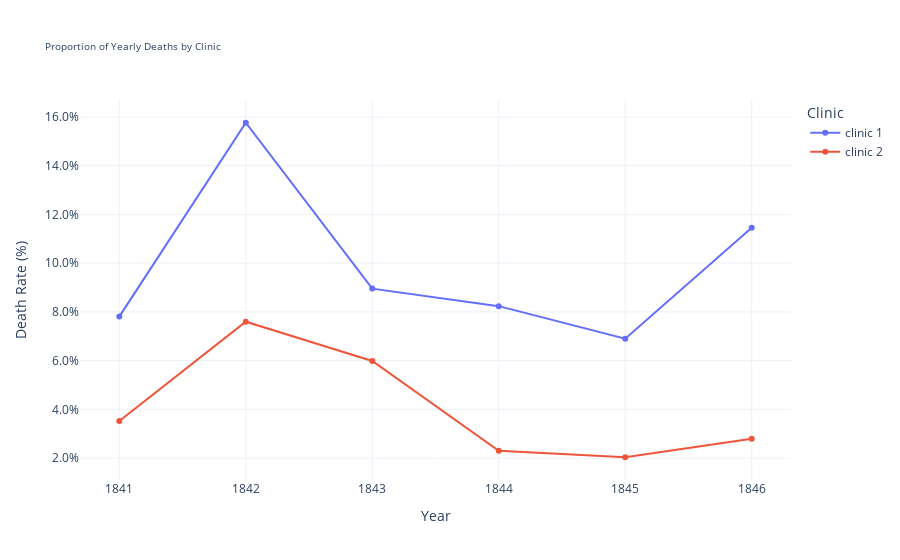

The notebook cell saved with this chart:
### Markdown cell above
# Analysing the Yearly Data Split By Clinic

### Code cell
def gen_birth_death_clinic_chart(yearly_df: pd.DataFrame) -> None:
    clinic_birth_chart = px.line(
        data_frame=yearly_df,
        x='year',
        y='births',
        color='clinic',
        title='Yearly Birth by clinics',
        markers=True,
        labels={
            'year': 'Year',
            'births': 'Number of Births',
            'clinic': 'Clinic Name'
        }
    )
    clinic_birth_chart.update_layout(
        title_font_size=15,
        legend_title_text='clinic',
        xaxis_title='Year',
        yaxis_title='Number of Births',
        template='plotly_white'
    )
    clinic_birth_chart.show()

    clinic_death_chart = px.line(
        data_frame=yearly_df,
        x='year',
        y='deaths',
        color='clinic',
        title='Yearly Death by clinics',
        markers=True,
        labels={
            'year': 'Year',
            'deaths': 'Number of Deaths',
            'clinic': 'Clinic Name'
        }
    )
    clinic_death_chart.update_layout(
        title_font_size=15,
        legend_title_text='clinic',
        xaxis_title='Year',
        yaxis_title='Number of Deaths',
        template='plotly_white'
    )
    clinic_death_chart.show()


def gen_death_pct_chart(yearly_df: pd.DataFrame) -> None:
    print(f'Clinic 1 death rate: {yearly_df[yearly_df.clinic == 'clinic 1'].deaths.sum() / yearly_df[yearly_df.clinic == 'clinic 1'].births.sum() * 100 : .2f}%')
    print(f'Clinic 2 death rate: {yearly_df[yearly_df.clinic == 'clinic 2'].deaths.sum() / yearly_df[yearly_df.clinic == 'clinic 2'].births.sum() * 100 : .2f}%')

    death_comparison = px.line(
        data_frame=yearly_df,
        x='year',
        y='death_pct',
        color='clinic',
        title='Proportion of Yearly Deaths by Clinic',
        markers=True,
        labels={
            'year': 'Year',
            'death_pct': 'Death Percentage',
            'clinic': 'Clinic Name'
        }
    )
    death_comparison.update_layout(
        title_font_size=10,
        xaxis_title='Year',
        yaxis_title='Death Rate (%)',
        yaxis_tickformat='.1%',
        template='plotly_white',
        legend_title_text='Clinic'
    )
    death_comparison.show()


if __name__ == '__main__':
    setup_logging()

    yearly_df = fetch_df('input-80-1.csv')
    monthly_df = fetch_df('input-80-2.csv')
    monthly_df.date = pd.to_datetime(monthly_df.date, errors='coerce')

    # gen_birth_death_clinic_chart(yearly_df)

    yearly_df['death_pct'] = yearly_df.deaths / yearly_df.births

    gen_death_pct_chart(yearly_df)

### Figure 1 — Plotly figure (JSON) as saved in the notebook; plotly's stock layout.template omitted (floating-point values rounded to 4 significant figures)
{"data": [{"hovertemplate": "Clinic Name=clinic 1<br>Year=%{x}<br>Death Percentage=%{y}<extra></extra>", "legendgroup": "clinic 1", "line": {"color": "#636efa", "dash": "solid"}, "marker": {"symbol": "circle"}, "mode": "lines+markers", "name": "clinic 1", "orientation": "v", "showlegend": true, "type": "scatter", "x": [1841, 1842, 1843, 1844, 1845, 1846], "xaxis": "x", "y": [0.07806, 0.1576, 0.08954, 0.08236, 0.06901, 0.1145], "yaxis": "y"}, {"hovertemplate": "Clinic Name=clinic 2<br>Year=%{x}<br>Death Percentage=%{y}<extra></extra>", "legendgroup": "clinic 2", "line": {"color": "#EF553B", "dash": "solid"}, "marker": {"symbol": "circle"}, "mode": "lines+markers", "name": "clinic 2", "orientation": "v", "showlegend": true, "type": "scatter", "x": [1841, 1842, 1843, 1844, 1845, 1846], "xaxis": "x", "y": [0.03522, 0.07597, 0.05988, 0.023, 0.02036, 0.02797], "yaxis": "y"}], "layout": {"legend": {"title": {"text": "Clinic"}, "tracegroupgap": 0}, "title": {"font": {"size": 10}, "text": "Proportion of Yearly Deaths by Clinic"}, "xaxis": {"anchor": "y", "domain": [0, 1], "title": {"text": "Year"}}, "yaxis": {"anchor": "x", "domain": [0, 1], "tickformat": ".1%", "title": {"text": "Death Rate (%)"}}}}
